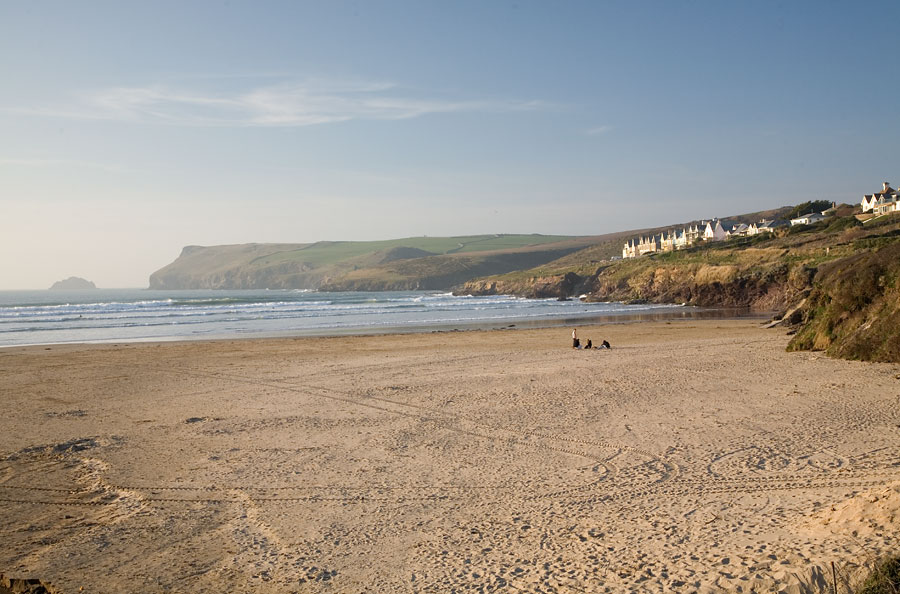
#> input picture beach.jpg, 900 x 594 px, found by its file name
$ python green_image_annotation.py
#> lines starting #> are read from the running program, lines starting #| are printed output that depends on the picture; after the words box and inside, x2 and y2 are one past the last pixel; in counts of white or black regions, pixels touching at a corner belong together
import cv2
import numpy as np
import matplotlib.pyplot as plt

# import image to be used
pic = cv2.imread('img/beach.jpg')
#> pic is the input picture: shape (594, 900, 3); mean B, G, R 141.5, 151.1, 158.8
# convert from BGR to RGB
rgb_pic = cv2.cvtColor(pic, cv2.COLOR_BGR2RGB)
cv2.imshow('rgb_pic', rgb_pic)
cv2.waitKey(0)
#closing all open windows
cv2.destroyAllWindows()

# import greenscreen background picture
pic_green = cv2.imread('img/green_screen.png')
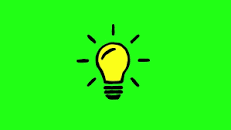
#> input picture green_screen.png, 231 x 130 px, found by its file name
#> pic_green is the input picture: shape (130, 231, 3); mean B, G, R 21, 248.4, 38.1
rgb_green = cv2.cvtColor(pic_green, cv2.COLOR_BGR2RGB)
cv2.imshow('rgb_green', rgb_green)
cv2.waitKey(0)
cv2.destroyAllWindows()

print(pic.dtype, pic.shape)
#| uint8 (594, 900, 3)
print(pic_green.dtype, pic_green.shape)
#| uint8 (130, 231, 3)

# resize both pictures to be the same size
normal = cv2.resize(rgb_pic,(298,168))
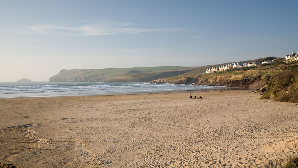
#> normal: shape (168, 298, 3); mean R, G, B 158.7, 151, 141.5
green = cv2.resize(rgb_green,(298,168))

#show hsv colour map so we can extract ranges for colour green
hsv_map = cv2.imread('img/hsv.png')
cv2.imshow('hsv_map', hsv_map)
cv2.waitKey(0)
cv2.destroyAllWindows()

#for green colours the upper and lower bounds on hsv colour map are
lower_bound = (38,40, 20)
upper_bound = (85, 255,255)

# convert green image from colour to hsv and mask it to green colour range
hsv_image = cv2.cvtColor(green, cv2.COLOR_BGR2HSV)
#> hsv_image: shape (168, 298, 3); mean H, S, V 62.6, 232.1, 248.4
mask = cv2.inRange(hsv_image, lower_bound,upper_bound)
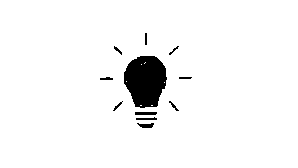
#> mask: shape (168, 298); 95.9% white; 11 black regions, largest, box (x1, y1, x2, y2) and area: (124, 56, 167, 108) 1708, (135, 112, 157, 115) 65, (137, 123, 154, 128) 58

# returns image with all colours not green as white, i.e. the background
masked = green.copy()
masked[mask!=0] = (255, 255, 255)
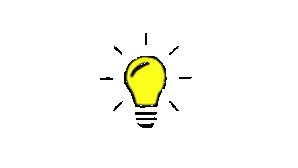
#> masked: shape (168, 298, 3); mean R, G, B 251, 251.2, 245.3
cv2.imshow('masked', masked)
cv2.waitKey(0)
cv2.destroyAllWindows()

# returns green image contents with first picture background and not a green background
final_image = cv2.bitwise_and(normal,masked)
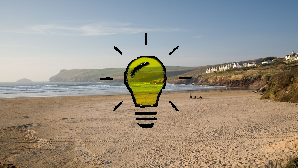
#> final_image: shape (168, 298, 3); mean R, G, B 156.1, 148.6, 136.1
cv2.imshow('final_image', final_image)
cv2.waitKey(0)
cv2.destroyAllWindows()
